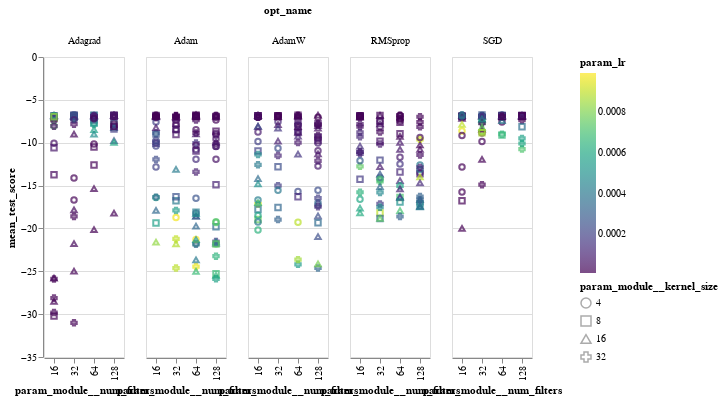

The code cell stored with this chart in its notebook:
### Code cell
alt.Chart(sm_res_df).mark_point().encode(
    x='param_module__num_filters:O',
    y='mean_test_score:Q',
    color=alt.Color('param_lr:Q',scale=alt.Scale(scheme='viridis')),
    column='opt_name:N',
#     detail='model_desc:N',
    shape="param_module__kernel_size:N",
    tooltip=["param_module__num_filters:N","param_module__kernel_size:N","param_lr:N","param_module__num_fc_nodes1:N"]
    
).interactive()

### Figure 1 — Vega-Lite specification as saved in the notebook (floating-point values rounded to 4 significant figures; data arrays with more than 128 entries replaced by an {"elided": "..."} marker saying what was removed)
{"config": {"view": {"continuousWidth": 400, "continuousHeight": 300}}, "data": {"name": "data-47d73837ba74ad4c797aa5bfa4ed3f95"}, "mark": "point", "encoding": {"color": {"type": "quantitative", "field": "param_lr", "scale": {"scheme": "viridis"}}, "column": {"type": "nominal", "field": "opt_name"}, "shape": {"type": "nominal", "field": "param_module__kernel_size"}, "tooltip": [{"type": "nominal", "field": "param_module__num_filters"}, {"type": "nominal", "field": "param_module__kernel_size"}, {"type": "nominal", "field": "param_lr"}, {"type": "nominal", "field": "param_module__num_fc_nodes1"}], "x": {"type": "ordinal", "field": "param_module__num_filters"}, "y": {"type": "quantitative", "field": "mean_test_score"}}, "selection": {"selector027": {"type": "interval", "bind": "scales", "encodings": ["x", "y"]}}, "$schema": "https://vega.github.io/schema/vega-lite/v4.8.1.json", "datasets": {"data-47d73837ba74ad4c797aa5bfa4ed3f95": {"elided": "500 records"}}}
